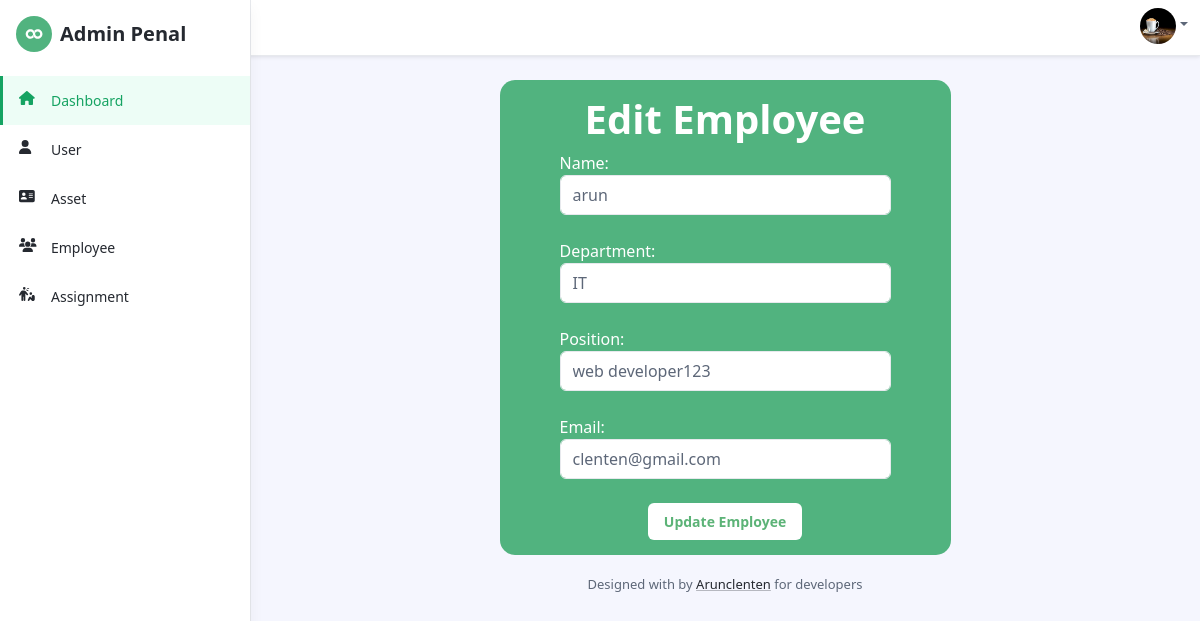
The app's page /edit_employee.php?id=8 (signed in) with its own data.
### tables this page shows
CREATE TABLE `employees` (
  `id` int(11) NOT NULL,
  `unique_id` varchar(250) NOT NULL,
  `name` varchar(100) NOT NULL,
  `department` varchar(50) DEFAULT NULL,
  `position` varchar(50) DEFAULT NULL,
  `email` varchar(100) DEFAULT NULL
);

### edit_employee.php (the view, shortened to what this page needs)
<?php
include("header.php");
require_once 'db.php';
if (isset($_GET['id'])) {
    $id = $_GET['id'];
    $sql = "SELECT * FROM employees WHERE id = :id";
    $stmt = $pdo->prepare($sql);
    $stmt->execute([':id' => $id]);
    $employee = $stmt->fetch(PDO::FETCH_ASSOC);
} else {
    echo "<p>No employee ID specified.</p>";
    exit();
}
?>
<div class="auth-form-container text-start mx-auto">
    <form action="edit_employee.php?id=<?php echo $id; ?>" method="post" class="auth-form auth-signup-form">
    <h1 class="text-center text-white">Edit Employee</h1>
        <label for="name" class="text-white">Name:</label>
        <input type="text" id="name" name="name" class="form-control" value="<?php echo htmlspecialchars($employee['name']); ?>"  required>
        <br>
        <label for="department" class="text-white">Department:</label>
        <input type="text" id="department" name="department" class="form-control" value="<?php echo htmlspecialchars($employee['department']); ?>">
        <br>
        <label for="position" class="text-white">Position:</label>
        <input type="text" id="position" name="position" class="form-control" value="<?php echo htmlspecialchars($employee['position']); ?>">
        <br>
        <label for="email" class="text-white">Email:</label>
        <input type="email" id="email" name="email" class="form-control" value="<?php echo htmlspecialchars($employee['email']); ?>" required>
        <br>
<div class="text-center">
<button type="submit" class="btn bg-white text-success">Update Employee</button>
</div>
    </form>
</div>
<?php
include("footer.php");
?>

### header.php (style rules this page uses)
.auth-form { width: 50%; background: #51b37f; padding: 15px 60px; border-radius: 15px; }
.auth-form-container { display: flex; justify-content: center; }

### records on screen
employees: name "arun", department "IT", position "web developer123", email "clenten@gmail.com"
